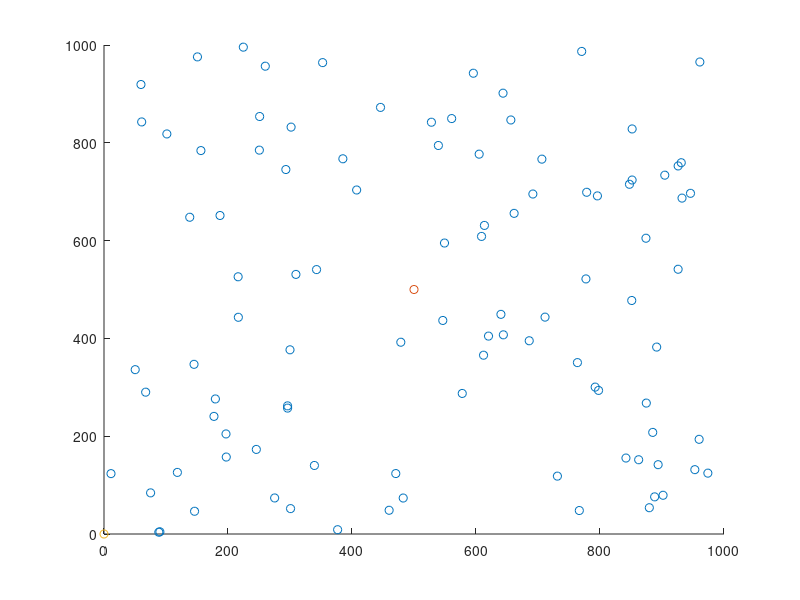

Here is the MATLAB script that generated this plot: (Note: this script raises an error after producing the figure.)
clearvars
clc;
clear;
close all;

posx=[644.132680133535	691.721424350760	301.760058468270	770.458137945529	612.174890925808	150.739496787713	706.263637480424	177.362043774218	904.488326584785	874.674307332286	851.824725372474	879.549541898559	251.030412718603	952.942336508878	300.878842686364	546.441612934141	196.771005371458	90.1499183790865	187.125972205646	595.724107875004	640.202862579832	376.823100185069	216.685967587839	339.368240977801	88.4111464949593	797.665353495706	711.352356605420	296.089033698722	275.241910184100	792.192249423989	50.3365765810105	862.364084341725	309.545770935439	539.322839842854	60.7676848405296	931.039330247171	118.355596851141	300.001601195746	656.217546503779	778.508563377216	478.728899793064	549.187604491825	59.6209114253973	482.580859126777	342.805226989209	605.088046002887	661.482105035203	577.820051095709	777.319801566022	470.604318353448	841.852704365975	766.639579429069	763.590164645481	459.881106458728	293.303827881567	926.028616255638	145.213268094080	893.750444340903	851.188331580125	926.000211250801	528.100664614302	179.645737113151	156.308530576257	613.586244650307	731.302945642490	973.976377272467	901.712976940705	874.109404098772	847.550262561697	959.884475323722	75.1440053888787	961.059472063457	932.281942265587	138.293246882420	407.492506834105	224.708886548267	101.385179999969	685.841118013878	891.401767727372	445.986295483579	885.029374156899	795.842622844165	620.176269381209	146.061045487498	245.682916413389	260.138600243540	608.924532442044	250.579386083627	11.2850212392475	643.596938016399	385.266949577157	888.129591635809	352.615079800291	560.734891789643	851.781062950678	945.934154782245	67.2111882455044	197.185271200558	296.112803352921	216.348236706125];
posy=[407.307395585411	695.268568653786	832.079260048842	986.868308239219	365.637961305712	975.700356675667	766.585653189381	240.518333498242	733.798381059945	267.734756181228	828.338355226310	53.7511553050095	853.769837363927	131.588197055904	51.9092747961227	436.695159768290	204.636450685895	4.52093509188833	651.350077499493	942.288013820397	449.175040208124	8.79007885083871	443.192321750266	140.140637041523	3.73111696646455	293.663016898885	443.497241116738	262.062227838900	73.7013140896307	300.424791025954	336.091550352029	151.861223131031	530.871149133982	794.497837875105	842.682724072832	759.259203248080	125.964228433316	376.687963417636	846.683736068520	698.830074886309	392.181687636536	595.028056701018	919.210360308339	73.5834521861951	540.715814912947	776.784526255746	655.713497763003	287.445829709382	521.644117571933	123.602721867068	155.351633244972	48.0175572098605	350.508156315623	48.5355742638932	745.346387590054	752.651195263199	346.983421546869	141.769783070216	477.534513094796	541.409440262695	842.075578348273	276.169145514343	784.108735845911	631.053132943444	118.357834097237	124.467282660163	79.2069274493014	604.860188754782	715.178068878210	193.622739507481	84.1323276998058	965.241337687973	686.906840088052	647.749744535459	703.502813415060	995.599827896049	818.112331041775	395.169886846344	382.262868208066	872.385076890101	207.787915387991	691.429967090675	404.717363139943	46.4976987309360	172.979087885868	956.673482447943	608.558797959612	785.001302865601	123.473488811845	901.491767886539	767.315890991487	75.9655243970787	963.996051967761	849.555295342507	723.875899421331	696.686239958025	290.057304074911	157.380672937732	257.477799251388	526.025944469512];
  
scatter (posx,posy)
hold on

%alvo
a=[500];
b=[500];
scatter (a,b);
hold on

%drones
dronea=[0];
droneb=[0];
scatter (dronea,droneb);
hold on

distances = sqrt((dronea-a) .^ 2 + (droneb-b) .^ 2);
fprintf('xy: %d\n', distances); 

n = 1;
while n < 500
    if (posx(n) == dronea(n))
        dronea(n)=n+10;
        dronea(n)=n;
    else
    dronea(n)=n;
    droneb(n)=n;
    n = n+1;
    end
end
    line(dronea,droneb);
    hold on


